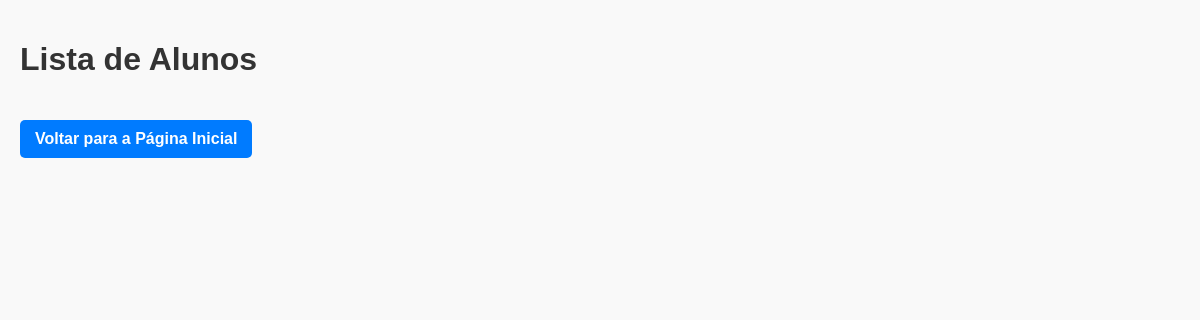
Before: /alunos with the older database file.
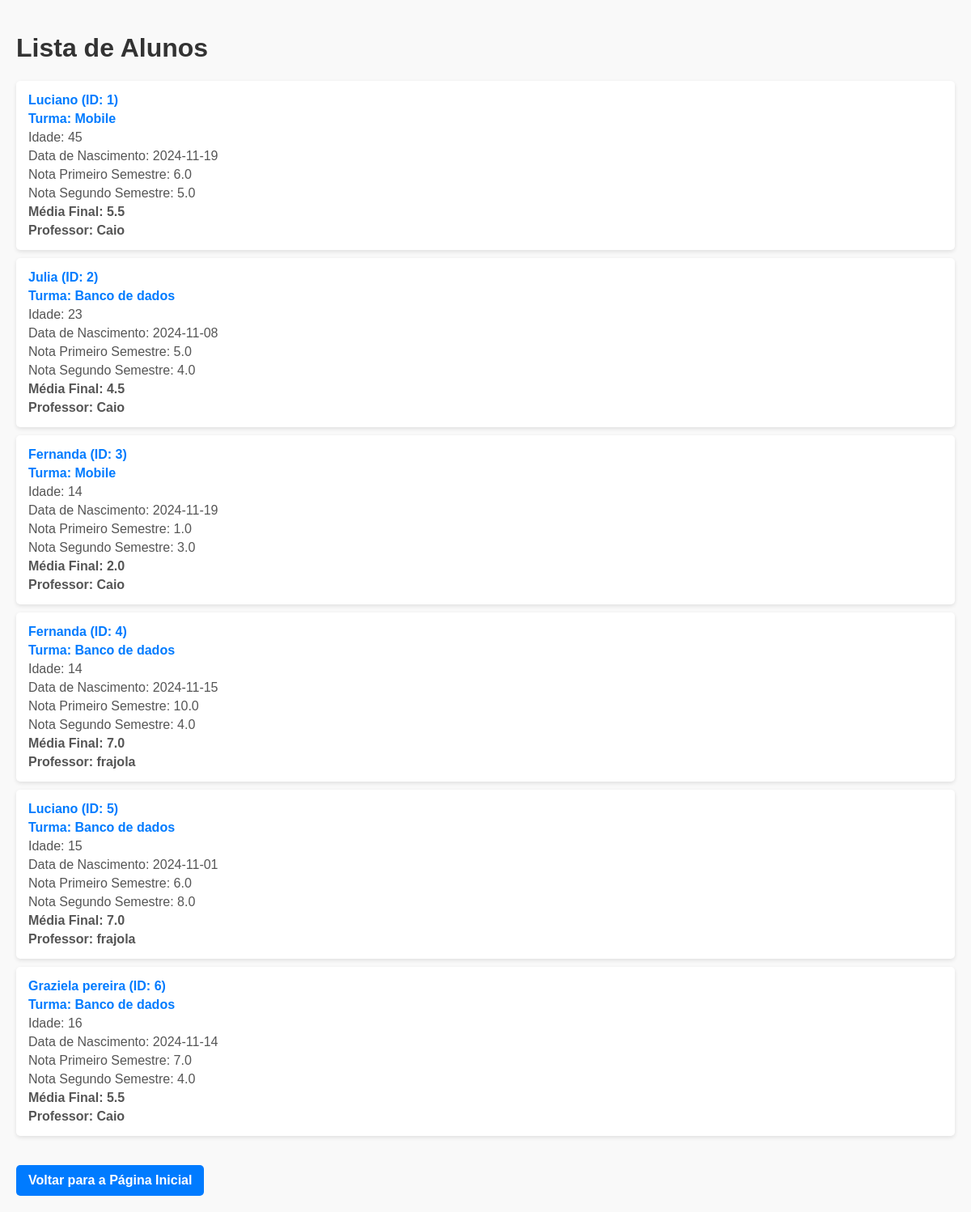
After: the same page with the newer database file.
### Alunos/alunos_model.py (models this page shows, shortened)
class Aluno(db.Model):
    id = db.Column(db.Integer, primary_key=True)
    nome = db.Column(db.String(100))
    idade = db.Column(db.Integer)
    data_nascimento = db.Column(db.Date)
    nota_primeiro_semestre = db.Column(db.Float)
    nota_segundo_semestre = db.Column(db.Float)
    media_final = db.Column(db.Float)
    professor = db.Column(db.String(150))
    turma_id = db.Column(db.Integer, db.ForeignKey('turma.id'), nullable=False)

### turmas/turmas_model.py (models this page shows, shortened)
class Turma(db.Model):
    id = db.Column(db.Integer, primary_key=True)
    descricao = db.Column(db.String(150))
    status = db.Column(db.Boolean, default=True)
    professor_id = db.Column(db.Integer, db.ForeignKey('professor.id'), nullable=True)
    alunos = db.relationship('Aluno', backref='turma', lazy="select")

### Alunos/alunos_routes.py (the view)
@alunos_blueprint.route('/alunos', methods=['GET'])
def get_alunos():
    alunos = Aluno.query.options(db.joinedload(Aluno.turma)).all()  # Carrega a turma junto
    return render_template('/alunos/alunos.html', alunos=alunos)

### templates/alunos/alunos.html (shortened to what this page needs)
<!DOCTYPE html>
<html lang="pt-BR">
<head>
</head>
<body>
    <h1>Lista de Alunos</h1>
    <ul>
        {% for aluno in alunos %}
        <li>
            <a href="{{ url_for('alunos.get_aluno', id_aluno=aluno.id) }}">{{ aluno.nome }} (ID: {{ aluno.id }})</a>
            <span class="turma">Turma: {{ aluno.turma.descricao if aluno.turma else 'Não atribuído' }}</span>
            <span>Idade: {{ aluno.idade }}</span>
            <span>Data de Nascimento: {{ aluno.data_nascimento }}</span>
            <span>Nota Primeiro Semestre: {{ aluno.nota_primeiro_semestre }}</span>
            <span>Nota Segundo Semestre: {{ aluno.nota_segundo_semestre }}</span>
            <span class="media-final">Média Final: {{ aluno.media_final }}</span>
            <span class="media-final">Professor: {{ aluno.professor }}</span>
        </li>
        {% endfor %}
    </ul>
    <a href="{{ url_for('alunos.getIndex') }}" class="back-button">Voltar para a Página Inicial</a>
</body>
</html>

Changed rows visible on the page:
added Aluno: nome "Luciano", id "1", turma "Mobile", idade "45", data_nascimento "2024-11-19", nota_primeiro_semestre "6.0", nota_segundo_semestre "5.0", media_final "5.5", professor "Caio"
added Aluno: nome "Julia", id "2", turma "Banco de dados", idade "23", data_nascimento "2024-11-08", nota_primeiro_semestre "5.0", nota_segundo_semestre "4.0", media_final "4.5", professor "Caio"
added Aluno: nome "Fernanda", id "3", turma "Mobile", idade "14", data_nascimento "2024-11-19", nota_primeiro_semestre "1.0", nota_segundo_semestre "3.0", media_final "2.0", professor "Caio"
added Aluno: nome "Fernanda", id "4", turma "Banco de dados", idade "14", data_nascimento "2024-11-15", nota_primeiro_semestre "10.0", nota_segundo_semestre "4.0", media_final "7.0", professor "frajola"
added Aluno: nome "Luciano", id "5", turma "Banco de dados", idade "15", data_nascimento "2024-11-01", nota_primeiro_semestre "6.0", nota_segundo_semestre "8.0", media_final "7.0", professor "frajola"
added Aluno: nome "Graziela pereira", id "6", turma "Banco de dados", idade "16", data_nascimento "2024-11-14", nota_primeiro_semestre "7.0", nota_segundo_semestre "4.0", media_final "5.5", professor "Caio"
